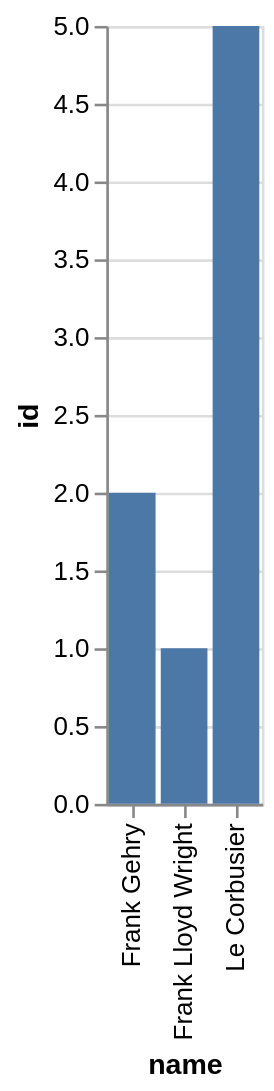

Specify this chart in Vega-Lite:
### Vega-Lite specification from a JSON file in a GitHub repository (floating-point values rounded to 4 significant figures)
{"data": {"values": [{"x_data": "Frank Gehry", "y_data": 2}, {"x_data": "Frank Lloyd Wright", "y_data": 1}, {"x_data": "Le Corbusier", "y_data": 5}]}, "mark": "bar", "encoding": {"x": {"field": "x_data", "type": "nominal", "title": "name", "sort": "ascending"}, "y": {"field": "y_data", "type": "quantitative", "title": "id"}}}
